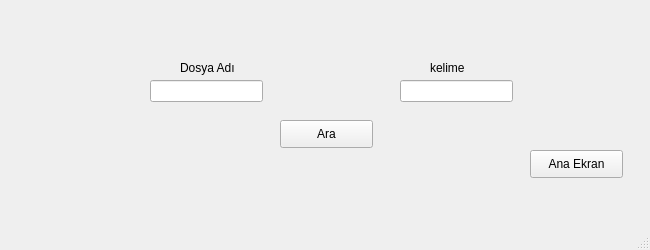
<?xml version="1.0" encoding="UTF-8"?>
<ui version="4.0">
 <class>MainWindow</class>
 <widget class="QMainWindow" name="MainWindow">
  <property name="geometry">
   <rect>
    <x>0</x>
    <y>0</y>
    <width>650</width>
    <height>250</height>
   </rect>
  </property>
  <property name="windowTitle">
   <string>Arama ve Filtreleme</string>
  </property>
  <widget class="QWidget" name="centralwidget">
   <widget class="QPushButton" name="pushButton">
    <property name="geometry">
     <rect>
      <x>530</x>
      <y>150</y>
      <width>93</width>
      <height>28</height>
     </rect>
    </property>
    <property name="text">
     <string>Ana Ekran</string>
    </property>
   </widget>
   <widget class="QLineEdit" name="lineEdit">
    <property name="geometry">
     <rect>
      <x>150</x>
      <y>80</y>
      <width>113</width>
      <height>22</height>
     </rect>
    </property>
   </widget>
   <widget class="QLabel" name="label">
    <property name="geometry">
     <rect>
      <x>180</x>
      <y>60</y>
      <width>55</width>
      <height>16</height>
     </rect>
    </property>
    <property name="text">
     <string>Dosya Adı</string>
    </property>
   </widget>
   <widget class="QPushButton" name="pushButton_2">
    <property name="geometry">
     <rect>
      <x>280</x>
      <y>120</y>
      <width>93</width>
      <height>28</height>
     </rect>
    </property>
    <property name="text">
     <string>Ara</string>
    </property>
   </widget>
   <widget class="QLineEdit" name="lineEdit_2">
    <property name="geometry">
     <rect>
      <x>400</x>
      <y>80</y>
      <width>113</width>
      <height>22</height>
     </rect>
    </property>
   </widget>
   <widget class="QLabel" name="label_2">
    <property name="geometry">
     <rect>
      <x>430</x>
      <y>60</y>
      <width>55</width>
      <height>16</height>
     </rect>
    </property>
    <property name="text">
     <string>kelime</string>
    </property>
   </widget>
  </widget>
  <widget class="QMenuBar" name="menubar">
   <property name="geometry">
    <rect>
     <x>0</x>
     <y>0</y>
     <width>650</width>
     <height>26</height>
    </rect>
   </property>
  </widget>
  <widget class="QStatusBar" name="statusbar"/>
 </widget>
 <resources/>
 <connections/>
</ui>
